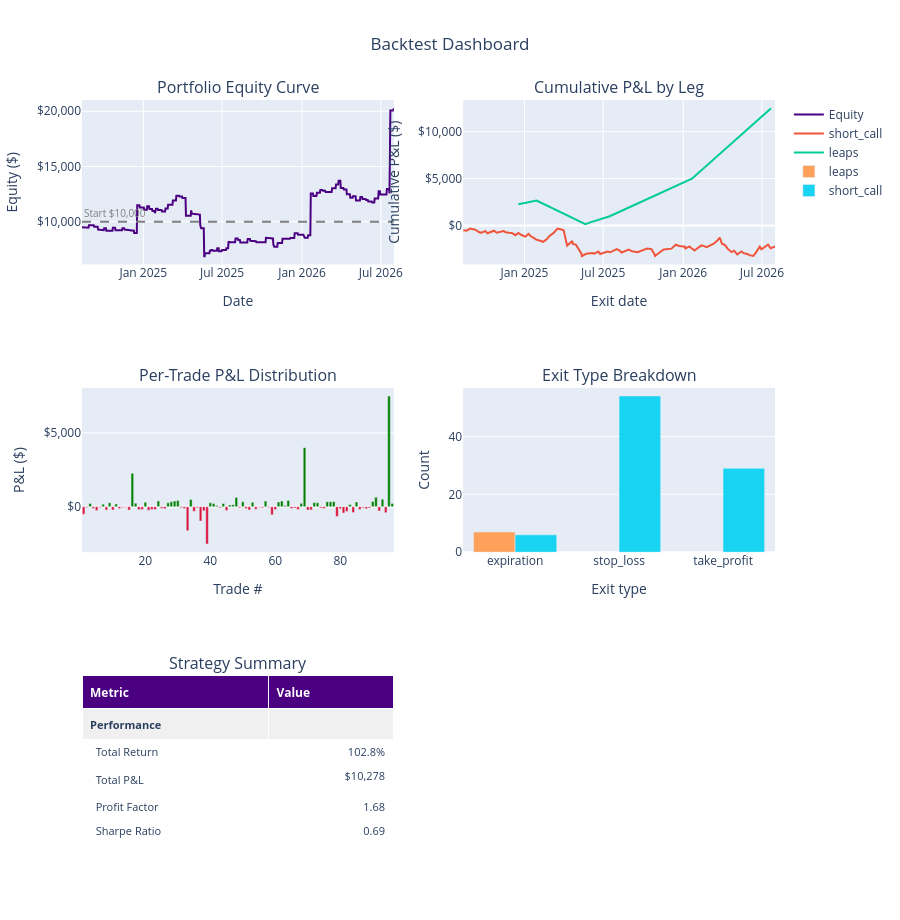

Here is the notebook cell this chart was saved with:
### Code cell
report.plot_dashboard()

### Figure 1 — Plotly figure (JSON) as saved in the notebook; plotly's stock layout.template omitted (floating-point values rounded to 4 significant figures; data arrays with more than 128 entries replaced by an {"elided": "..."} marker saying what was removed)
{"data": [{"hovertemplate": "Date: %{x|%Y-%m-%d}<br>Equity: $%{y:,.0f}<extra></extra>", "line": {"color": "indigo", "width": 2}, "mode": "lines", "name": "Equity", "type": "scatter", "x": {"elided": "718 str values"}, "xaxis": "x", "y": {"elided": "718 float values"}, "yaxis": "y"}, {"hovertemplate": "Leg: %{data.name}<br>Date: %{x|%Y-%m-%d}<br>Cum P&L: $%{y:,.0f}<extra></extra>", "line": {"width": 2}, "mode": "lines", "name": "short_call", "type": "scatter", "x": ["2024-08-13T00:00:00.000000000", "2024-08-21T00:00:00.000000000", "2024-08-29T00:00:00.000000000", "2024-09-10T00:00:00.000000000", "2024-09-19T00:00:00.000000000", "2024-09-24T00:00:00.000000000", "2024-10-03T00:00:00.000000000", "2024-10-08T00:00:00.000000000", "2024-10-23T00:00:00.000000000", "2024-10-29T00:00:00.000000000", "2024-11-14T00:00:00.000000000", "2024-11-19T00:00:00.000000000", "2024-11-26T00:00:00.000000000", "2024-12-03T00:00:00.000000000", "2024-12-11T00:00:00.000000000", "2024-12-18T00:00:00.000000000", "2024-12-24T00:00:00.000000000", "2025-01-03T00:00:00.000000000", "2025-01-10T00:00:00.000000000", "2025-01-15T00:00:00.000000000", "2025-01-22T00:00:00.000000000", "2025-01-28T00:00:00.000000000", "2025-02-04T00:00:00.000000000", "2025-02-13T00:00:00.000000000", "2025-02-21T00:00:00.000000000", "2025-02-27T00:00:00.000000000", "2025-03-10T00:00:00.000000000", "2025-03-18T00:00:00.000000000", "2025-03-25T00:00:00.000000000", "2025-04-01T00:00:00.000000000", "2025-04-09T00:00:00.000000000", "2025-04-21T00:00:00.000000000", "2025-04-22T00:00:00.000000000", "2025-04-29T00:00:00.000000000", "2025-05-12T00:00:00.000000000", "2025-05-13T00:00:00.000000000", "2025-05-23T00:00:00.000000000", "2025-06-06T00:00:00.000000000", "2025-06-10T00:00:00.000000000", "2025-06-20T00:00:00.000000000", "2025-06-24T00:00:00.000000000", "2025-07-01T00:00:00.000000000", "2025-07-11T00:00:00.000000000", "2025-07-17T00:00:00.000000000", "2025-08-01T00:00:00.000000000", "2025-08-07T00:00:00.000000000", "2025-08-12T00:00:00.000000000", "2025-08-29T00:00:00.000000000", "2025-09-04T00:00:00.000000000", "2025-09-09T00:00:00.000000000", "2025-09-18T00:00:00.000000000", "2025-10-10T00:00:00.000000000", "2025-10-20T00:00:00.000000000", "2025-10-27T00:00:00.000000000", "2025-10-28T00:00:00.000000000", "2025-11-06T00:00:00.000000000", "2025-11-17T00:00:00.000000000", "2025-12-05T00:00:00.000000000", "2025-12-15T00:00:00.000000000", "2025-12-23T00:00:00.000000000", "2026-01-05T00:00:00.000000000", "2026-01-06T00:00:00.000000000", "2026-01-15T00:00:00.000000000", "2026-01-21T00:00:00.000000000", "2026-01-27T00:00:00.000000000", "2026-02-04T00:00:00.000000000", "2026-02-12T00:00:00.000000000", "2026-02-18T00:00:00.000000000", "2026-02-24T00:00:00.000000000", "2026-03-11T00:00:00.000000000", "2026-03-20T00:00:00.000000000", "2026-03-26T00:00:00.000000000", "2026-03-31T00:00:00.000000000", "2026-04-07T00:00:00.000000000", "2026-04-14T00:00:00.000000000", "2026-04-22T00:00:00.000000000", "2026-04-28T00:00:00.000000000", "2026-05-05T00:00:00.000000000", "2026-05-15T00:00:00.000000000", "2026-05-20T00:00:00.000000000", "2026-05-28T00:00:00.000000000", "2026-06-02T00:00:00.000000000", "2026-06-11T00:00:00.000000000", "2026-06-17T00:00:00.000000000", "2026-06-26T00:00:00.000000000", "2026-06-30T00:00:00.000000000", "2026-07-15T00:00:00.000000000", "2026-07-21T00:00:00.000000000", "2026-07-31T00:00:00.000000000"], "xaxis": "x2", "y": [-503.0, -547.5, -329.0, -447.0, -711.0, -771.5, -597.0, -821.0, -549.5, -770.5, -591.0, -715.0, -762.5, -796.5, -1025.0, -784.5, -983.5, -1179.0, -877.5, -1115.0, -1308.0, -1498.0, -1595.0, -1734.0, -1469.0, -1133.0, -743.5, -318.0, -391.5, -511.0, -2131.0, -1643.0, -1957.0, -2022.0, -2988.0, -3267.0, -3001.0, -2918.0, -2995.0, -2772.0, -3033.0, -2915.0, -2776.0, -2850.0, -2515.0, -2643.0, -2867.0, -2555.0, -2724.0, -2765.0, -2841.0, -2454.0, -2512.0, -3052.0, -3248.0, -2925.0, -2542.0, -2461.0, -2045.0, -2170.0, -2259.0, -2448.0, -2220.0, -2441.0, -2656.0, -2373.0, -2110.0, -2189.0, -2308.0, -1967.0, -1626.0, -1282.0, -1938.0, -2082.0, -2513.0, -2830.0, -2682.0, -3080.0, -2759.0, -2944.0, -3021.0, -3155.0, -3242.0, -2882.0, -2243.0, -2531.0, -2026.0, -2427.0, -2216.0], "yaxis": "y2"}, {"hovertemplate": "Leg: %{data.name}<br>Date: %{x|%Y-%m-%d}<br>Cum P&L: $%{y:,.0f}<extra></extra>", "line": {"width": 2}, "mode": "lines", "name": "leaps", "type": "scatter", "x": ["2024-12-18T00:00:00.000000000", "2025-01-29T00:00:00.000000000", "2025-05-21T00:00:00.000000000", "2025-06-03T00:00:00.000000000", "2025-07-16T00:00:00.000000000", "2026-01-21T00:00:00.000000000", "2026-07-22T00:00:00.000000000"], "xaxis": "x2", "y": [2271.0, 2667.0, 141.5, 363.5, 991.0, 4992.0, 12490.0], "yaxis": "y2"}, {"customdata": {"elided": "96x2 str values"}, "hovertemplate": "Trade #: %{x}<br>P&L: $%{y:,.0f}<br>Exit type: %{customdata[0]}<br>Leg: %{customdata[1]}<br><extra></extra>", "marker": {"color": ["crimson", "crimson", "green", "crimson", "crimson", "crimson", "green", "crimson", "green", "crimson", "green", "crimson", "crimson", "crimson", "crimson", "green", "green", "crimson", "crimson", "green", "crimson", "crimson", "crimson", "green", "crimson", "crimson", "green", "green", "green", "green", "crimson", "crimson", "crimson", "green", "crimson", "crimson", "crimson", "crimson", "crimson", "green", "green", "green", "crimson", "green", "crimson", "green", "green", "green", "crimson", "green", "crimson", "crimson", "green", "crimson", "crimson", "crimson", "green", "crimson", "crimson", "crimson", "green", "green", "green", "green", "crimson", "crimson", "crimson", "green", "green", "crimson", "crimson", "green", "green", "crimson", "crimson", "green", "green", "green", "crimson", "crimson", "crimson", "crimson", "green", "crimson", "green", "crimson", "crimson", "crimson", "crimson", "green", "green", "crimson", "green", "crimson", "green", "green"]}, "showlegend": false, "type": "bar", "x": [1, 2, 3, 4, 5, 6, 7, 8, 9, 10, 11, 12, 13, 14, 15, 16, 17, 18, 19, 20, 21, 22, 23, 24, 25, 26, 27, 28, 29, 30, 31, 32, 33, 34, 35, 36, 37, 38, 39, 40, 41, 42, 43, 44, 45, 46, 47, 48, 49, 50, 51, 52, 53, 54, 55, 56, 57, 58, 59, 60, 61, 62, 63, 64, 65, 66, 67, 68, 69, 70, 71, 72, 73, 74, 75, 76, 77, 78, 79, 80, 81, 82, 83, 84, 85, 86, 87, 88, 89, 90, 91, 92, 93, 94, 95, 96], "xaxis": "x3", "y": [-503.0, -44.5, 218.5, -118.0, -264.0, -60.5, 174.5, -224.0, 271.5, -221.0, 179.5, -124.0, -47.5, -34.0, -229.0, 2271.0, 241.0, -199.0, -195.5, 301.5, -238.0, -192.5, -190.5, 395.5, -97.0, -138.5, 265.0, 335.5, 390.0, 425.5, -73.5, -119.5, -1620.0, 488.0, -314.0, -65.0, -966.5, -279.0, -2525.0, 266.5, 222.0, 82.5, -76.5, 222.5, -260.5, 117.5, 139.0, 627.5, -74.0, 335.5, -128.0, -224.0, 311.5, -169.0, -41.0, -76.0, 387.0, -58.0, -539.5, -196.0, 323.0, 382.5, 81.0, 416.0, -124.5, -89.0, -189.5, 228.0, 4002.0, -220.5, -215.5, 283.5, 262.5, -79.0, -119.0, 341.0, 341.5, 344.0, -656.5, -144.0, -431.0, -316.5, 148.0, -398.0, 320.5, -185.0, -76.5, -134.5, -87.0, 360.0, 639.5, -288.0, 505.0, -401.5, 7501.0, 211.5], "yaxis": "y3"}, {"hovertemplate": "Leg: %{data.name}<br>Exit type: %{x}<br>Count: %{y}<extra></extra>", "name": "leaps", "type": "bar", "x": ["expiration"], "xaxis": "x4", "y": [7], "yaxis": "y4"}, {"hovertemplate": "Leg: %{data.name}<br>Exit type: %{x}<br>Count: %{y}<extra></extra>", "name": "short_call", "type": "bar", "x": ["expiration", "stop_loss", "take_profit"], "xaxis": "x4", "y": [6, 54, 29], "yaxis": "y4"}, {"cells": {"align": ["left", "right"], "fill": {"color": [["#f0f0f0", "white", "white", "white", "white", "white", "white", "white", "white", "#f0f0f0", "white", "white", "white", "white", "#f0f0f0", "white", "white", "white", "white", "white", "white", "white", "white", "white"], ["#f0f0f0", "white", "white", "white", "white", "white", "white", "white", "white", "#f0f0f0", "white", "white", "white", "white", "#f0f0f0", "white", "white", "white", "white", "white", "white", "white", "white", "white"]]}, "font": {"size": 11}, "height": 24, "values": [["<b>Performance</b>", "  Total Return", "  Total P&L", "  Profit Factor", "  Sharpe Ratio", "  Sortino Ratio", "  Calmar Ratio", "  Omega Ratio", "  Tail Ratio", "<b>Risk</b>", "  Max Drawdown", "  VaR (95%)", "  CVaR (95%)", "  Max Loss", "<b>Trading</b>", "  Total Trades", "  Winning Trades", "  Losing Trades", "  Win Rate", "  Avg P&L", "  Avg Win", "  Avg Loss", "  Max Win", "  Avg Days Held"], ["", "102.8%", "$10,278", "1.68", "0.69", "1.74", "0.63", "1.73", "1.17", "", "-44.3%", "-107.86%", "-186.09%", "$-2,525", "", "96", "41", "55", "42.7%", "$107", "$619", "$-274", "$7,501", "9.1"]]}, "columnwidth": [300, 200], "domain": {"x": [0, 0.45], "y": [0, 0.2222]}, "header": {"align": "left", "fill": {"color": "indigo"}, "font": {"color": "white", "size": 12}, "height": 30, "values": ["<b>Metric</b>", "<b>Value</b>"]}, "type": "table"}], "layout": {"annotations": [{"font": {"size": 16}, "showarrow": false, "text": "Portfolio Equity Curve", "x": 0.225, "xanchor": "center", "xref": "paper", "y": 1, "yanchor": "bottom", "yref": "paper"}, {"font": {"size": 16}, "showarrow": false, "text": "Cumulative P&L by Leg", "x": 0.775, "xanchor": "center", "xref": "paper", "y": 1, "yanchor": "bottom", "yref": "paper"}, {"font": {"size": 16}, "showarrow": false, "text": "Per-Trade P&L Distribution", "x": 0.225, "xanchor": "center", "xref": "paper", "y": 0.6111, "yanchor": "bottom", "yref": "paper"}, {"font": {"size": 16}, "showarrow": false, "text": "Exit Type Breakdown", "x": 0.775, "xanchor": "center", "xref": "paper", "y": 0.6111, "yanchor": "bottom", "yref": "paper"}, {"font": {"size": 16}, "showarrow": false, "text": "Strategy Summary", "x": 0.225, "xanchor": "center", "xref": "paper", "y": 0.2222, "yanchor": "bottom", "yref": "paper"}, {"font": {"color": "gray", "size": 10}, "showarrow": false, "text": "Start $10,000", "x": 0, "xanchor": "left", "xref": "x domain", "y": 10000, "yanchor": "bottom", "yref": "y"}], "height": 920, "shapes": [{"line": {"color": "gray", "dash": "dash"}, "type": "line", "x0": 0, "x1": 1, "xref": "x domain", "y0": 10000, "y1": 10000, "yref": "y"}], "title": {"text": "Backtest Dashboard", "x": 0.5}, "xaxis": {"anchor": "y", "domain": [0, 0.45], "title": {"text": "Date"}}, "xaxis2": {"anchor": "y2", "domain": [0.55, 1], "title": {"text": "Exit date"}}, "xaxis3": {"anchor": "y3", "domain": [0, 0.45], "title": {"text": "Trade #"}}, "xaxis4": {"anchor": "y4", "domain": [0.55, 1], "title": {"text": "Exit type"}}, "yaxis": {"anchor": "x", "domain": [0.7778, 1], "tickformat": "$,.0f", "title": {"text": "Equity ($)"}, "zeroline": false}, "yaxis2": {"anchor": "x2", "domain": [0.7778, 1], "tickformat": "$,.0f", "title": {"text": "Cumulative P&L ($)"}}, "yaxis3": {"anchor": "x3", "domain": [0.3889, 0.6111], "tickformat": "$,.0f", "title": {"text": "P&L ($)"}}, "yaxis4": {"anchor": "x4", "domain": [0.3889, 0.6111], "title": {"text": "Count"}}}}
